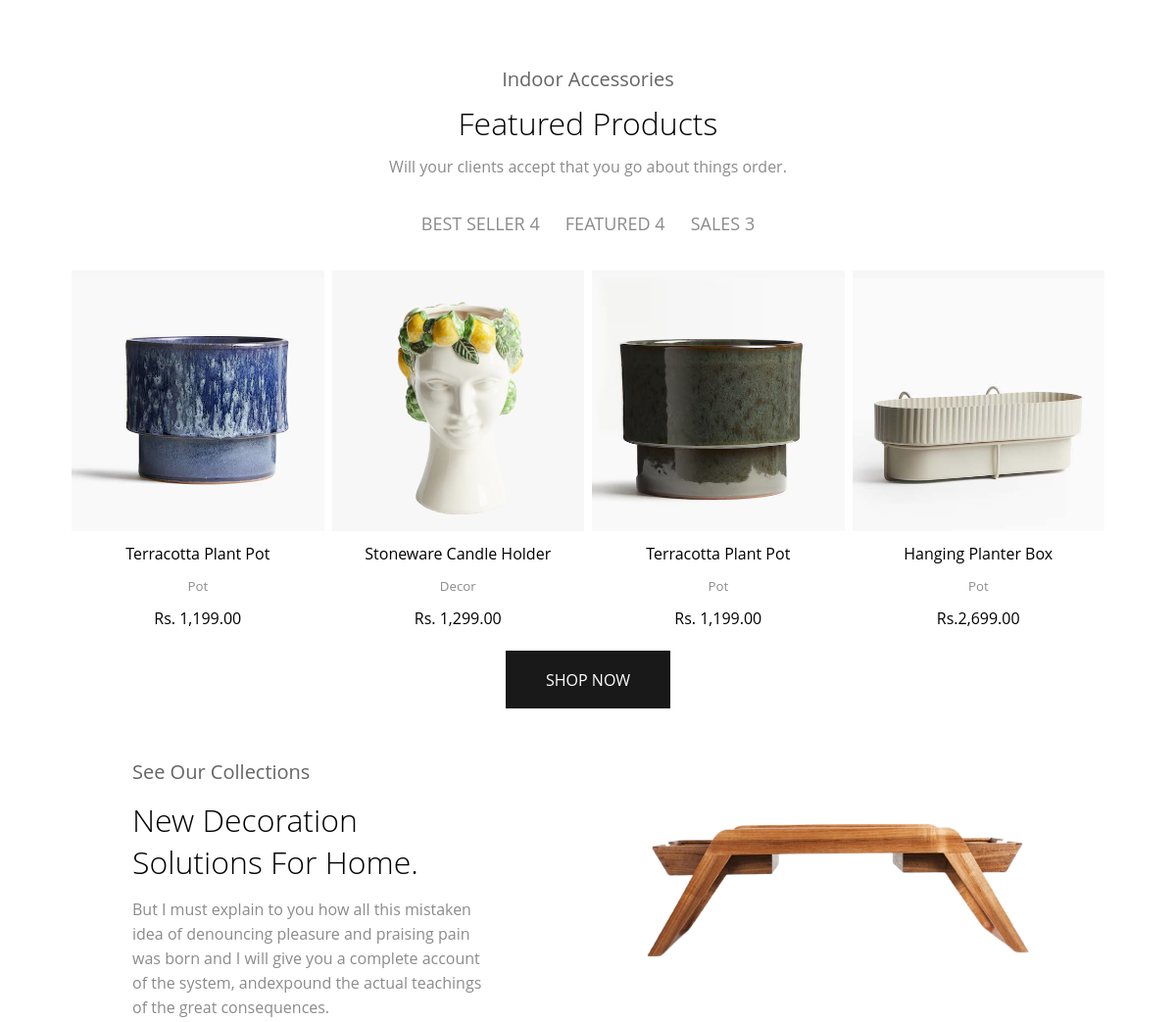
Before: / (middle part) with the older database file.
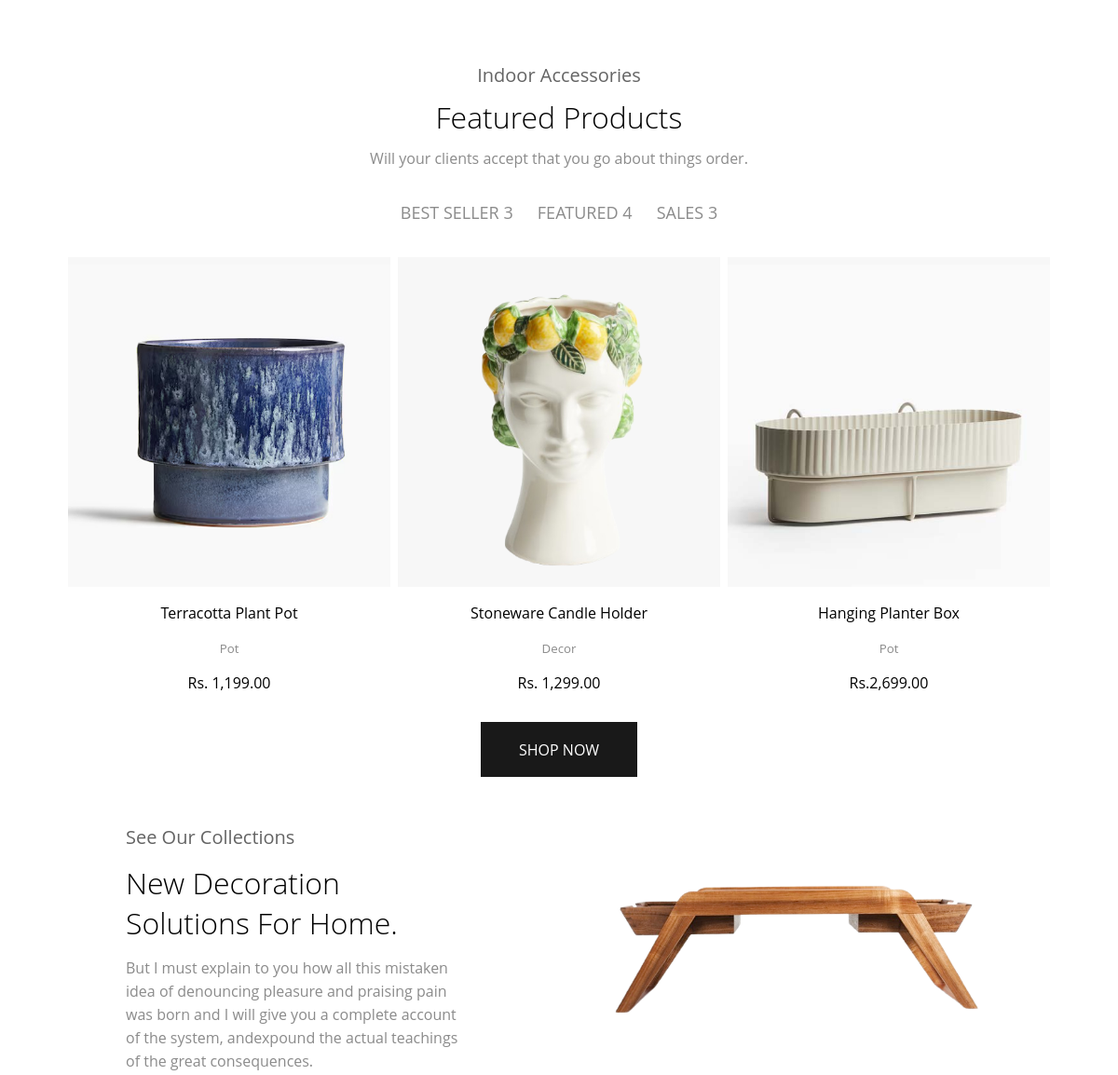
After: the same page with the newer database file.
### tables this page shows
CREATE TABLE IF NOT EXISTS `displayed_items` (
  `displayed_item_id` int(11) NOT NULL AUTO_INCREMENT,
  `displayed_item_image` varchar(250) NOT NULL,
  `displayed_item_overlay_image` varchar(250) NOT NULL,
  `displayed_item_name` varchar(50) NOT NULL,
  `displayed_item_category` varchar(50) NOT NULL,
  `displayed_item_description` varchar(750) NOT NULL,
  `displayed_item_rate` varchar(50) NOT NULL,
  `displayed_item_quandity` varchar(50) NOT NULL,
  `displayed_item_sort` int(11) NOT NULL COMMENT '1 best seller,2 featured,3 sales',
  `displayed_item_h1` varchar(50) NOT NULL,
  `displayed_item_h1_des` varchar(750) NOT NULL,
  `displayed_item_h2` varchar(50) NOT NULL,
  `displayed_item_h2_des` varchar(750) NOT NULL,
  PRIMARY KEY (`displayed_item_id`)
);

### index.php (the view, shortened to what this page needs)
<?php
include('menu_header.php');
include('indoor_database.php');
$select_sorted = "SELECT COUNT(*) cont, displayed_item_sort FROM `displayed_items` WHERE displayed_item_sort IN(1,2,3) GROUP BY displayed_item_sort";
$select_sorted_statement = mysqli_query($con, $select_sorted);
while ($fetch_sort = mysqli_fetch_array($select_sorted_statement)) {
	switch ($fetch_sort['displayed_item_sort']) {
		case 1:
			$count1 = $fetch_sort['cont'];
			break;
		case 2:
			$count2 = $fetch_sort['cont'];
			break;
		case 3:
			$count3 = $fetch_sort['cont'];
			break;
	}
}
$select_displayed_items = "SELECT  `displayed_item_id`, `displayed_item_image`, `displayed_item_overlay_image`, `displayed_item_name`, `displayed_item_category`, `displayed_item_rate`, displayed_item_sort FROM `displayed_items` WHERE displayed_item_sort IN(1,2,3)";
$select_displayed_item_statement = mysqli_query($con, $select_displayed_items);
if (!$select_displayed_item_statement) {
	echo "error in connecting";
} else {
?>
	<div class="container-fluid slide">
		<div class="col-12 slidetop">
		</div>
	</div>
	<div class="container-fluid">
		<div class="container product_banner">
			<p class="para2-p">Indoor Accessories</p>
			<h1>featured products</h1>
			<p>Will your clients accept that you go about things order.</p>
			<div class="nav">
				<button type="button" onClick="homeProduct('best_seller')">best seller <?php echo $count1; ?></button>
				<button type="button" onClick="homeProduct('featured')">featured <?php echo $count2; ?></button>
				<button type="button" onClick="homeProduct('sales')">sales <?php echo $count3; ?></button>
			</div>
			<div id="best_seller" class="col-12 products" style="display: block;">
				<div class="row">
					<?php
					while ($items_data = mysqli_fetch_array($select_displayed_item_statement)) {
						switch ($items_data["displayed_item_sort"]) {
							case 1:
								$as[] = $items_data;
								break;
							case 2:
								$seller[] = $items_data;
								break;
							case 3:
								$sales[] = $items_data;
								break;
						}
					}
					foreach ($as as $x) {
					?>
						<div class="column">
							<div class="col3 five pot">
								<div class="con2">
									<div class="con">
										<div class="product1"><a href="single-product.php?product_id=<?php echo $x['displayed_item_id']; ?>">
											</a>
										</div>
									</div>
								</div>
								<h4><?php echo $x['displayed_item_name']; ?></h4>
								<h5><?php echo $x['displayed_item_category']; ?></h5>
								<h4><?php echo $x['displayed_item_rate']; ?></h4>
							</div>
						</div>
				<?php }
				} ?>
				</div>
			</div>
			<a href="shop.php" class="row-shop">shop now</a>
		</div>
	</div>
	<div class="container-fluid">
		<div class="parallelslide">
			<div class="col-4 parallelslide-content">
				<p class="para3-p">See Our Collections</p>
				<h1>New Decoration Solutions for Home.</h1>
				<p>But I must explain to you how all this mistaken idea of denouncing pleasure and praising pain was born and I will give you a complete account of the system, andexpound the actual teachings of the great consequences.</p>
			</div>
			<div class="col-8 parallelslide-image">
				<img src="image/hommebanner4-woodtable.png" class="img-fluid">
			</div>
		</div>
	</div>
	</body>
	</html>

### menu_header.php (shortened to what this page needs)
<!doctype html>
<html>
<head>
    <link rel="stylesheet" href="css/grid_style.css">
    <link rel="stylesheet" href="css/index_style.css">
</head>
<body>
</body>
</html>

### css/grid_style.css (style rules this page uses)
* { margin: 0; padding: 0; box-sizing: border-box; transition: 0.3s all; font-family: 'Open Sans', sans-serif; }
.col-4 { width: 33.33333333333333%; height: auto; float: left; padding: 15px; }
.col-8 { width: 66.66666666666667%; height: auto; float: left; padding: 15px; }
.col-12 { width: 100%; height: auto; float: left; padding: 15px; }
.container-fluid { width: 100%; }
.container { max-width: 1100px; margin: auto; }
.img-fluid { width: 100%; height: auto; }
a { transition: 0.5s all; -webkit-transition: 0.5s all; -moz-transition: 0.5s all; -o-transition: 0.5s all; text-decoration: none; }
h1 { font-weight: lighter !important; }

### css/index_style.css (style rules this page uses)
p { line-height: 25px; }
.slide { margin-top: 90px; }
.slidetop { width: 100% !important; }
.product_banner { text-align: center; }
.para2-p { padding: 5% 0 1% 0; color: rgba(100, 100, 100, 1.00) !important; font-size: 20px; margin: 0 !important; }
.product_banner h1 { padding: 0 0 1% 0; text-transform: capitalize; }
.product_banner p { color: rgba(139, 139, 139, 1.00); margin-bottom: 2%; }
.product_banner button { color: rgba(139, 139, 139, 1.00); padding: 1%; text-transform: uppercase; border: none; background-color: transparent; font-size: 18px; }
.products { margin-top: 10px; }
.product1 { position: relative; }
.con { position: relative; }
.con2 { position: relative; }
.products h4 { font-weight: normal; text-transform: capitalize; padding: 5% 0 0 0; }
.products h5 { font-weight: normal; text-transform: capitalize; padding: 5% 0 0 0; color: rgba(139, 139, 139, 1.00); }
.row-shop { color: white; border: 2px solid rgba(25, 25, 25, 1.00); background-color: rgba(25, 25, 25, 1.00); padding: 1.5% 3.5%; margin: 1%; text-transform: uppercase; }
.parallelslide-content { margin-left: 10%; position: relative; animation-name: example; animation-duration: 10s; animation-iteration-count: infinite; animation-direction: alternate; }
.para3-p { padding: 15% 0 4% 0; color: rgba(100, 100, 100, 1.00) !important; font-size: 20px; margin: 0 !important; }
.parallelslide-content h1 { padding: 0 0 4% 0; text-transform: capitalize; }
.parallelslide-content p { color: rgba(139, 139, 139, 1.00); margin-bottom: 10%; }
.parallelslide-image { width: 55% !important; text-align: center; margin-top: 5%; position: relative; animation-name: example2; animation-duration: 10s; animation-iteration-count: infinite; animation-direction: alternate; }
.parallelslide-image img { width: 70%; }
.product1 { background-color: rgba(239, 239, 239, .50); }
.row { display: -ms-flexbox; display: flex; -ms-flex-wrap: wrap; flex-wrap: wrap; padding: 0 4px; }
.column { -ms-flex: 25%; flex: 25%; padding: 0 4px; }
.five { padding-bottom: 10%; }
.five h4 { font-weight: normal; text-transform: capitalize; padding: 5% 0 0 0; }
.five h5 { font-weight: normal; text-transform: capitalize; padding: 5% 0 0 0; color: rgba(139, 139, 139, 1.00); }
.products { width: 100%; border-spacing: 0; }

Changed rows visible on the page:
removed displayed_items: displayed_item_name "Terracotta Plant Pot", displayed_item_category "Pot", displayed_item_rate "Rs. 1,199.00"
Other visible differences:
$count1: "4" → "3"
